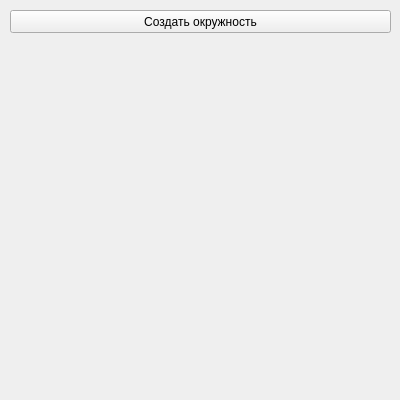
<?xml version="1.0" encoding="UTF-8"?>
<ui version="4.0">
 <class>Form</class>
 <widget class="QWidget" name="Form">
  <property name="geometry">
   <rect>
    <x>0</x>
    <y>0</y>
    <width>400</width>
    <height>400</height>
   </rect>
  </property>
  <property name="windowTitle">
   <string>Жёлтые окружности</string>
  </property>
  <widget class="QPushButton" name="create_button">
   <property name="geometry">
    <rect>
     <x>10</x>
     <y>10</y>
     <width>381</width>
     <height>23</height>
    </rect>
   </property>
   <property name="text">
    <string>Создать окружность</string>
   </property>
  </widget>
 </widget>
 <resources/>
 <connections/>
</ui>
